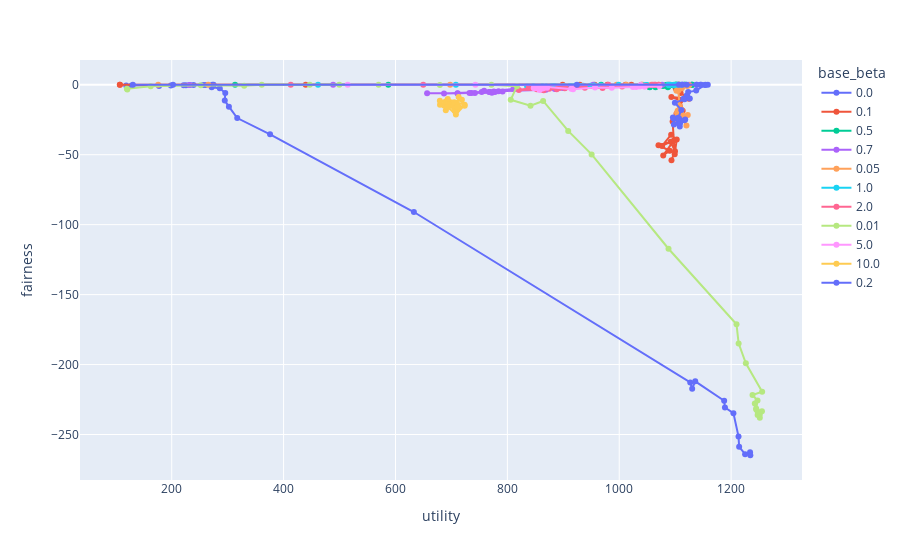

Source (notebook cell):
### Code cell
#plot fairness vs utility, one line for each base beta
import plotly.express as px
import plotly.graph_objects as go
results.sort_values(by=['beta'], inplace=True)
#filter rows where base_beta/10<beta<base_beta*10
# area = 10000
# results = results[results['beta']>=results['base_beta']/area]
# results = results[results['beta']<=results['base_beta']*area]

fig = px.line(results, x="utility", y="fairness", color="base_beta", hover_name="beta", markers=True)
# fig = px.line(results, x="utility", y="variance", color="base_beta", hover_name="beta", markers=True)
# fig.update_layout(yaxis_type="log")

#add points for rows where beta=base_beta
# fig = go.Figure()
# for i, row in results.iterrows():
#     if row['beta']==row['base_beta']:
#         fig.add_trace(go.Scatter(x=[row['utility']], y=[row['fairness']], mode='markers'))
fig.show()
